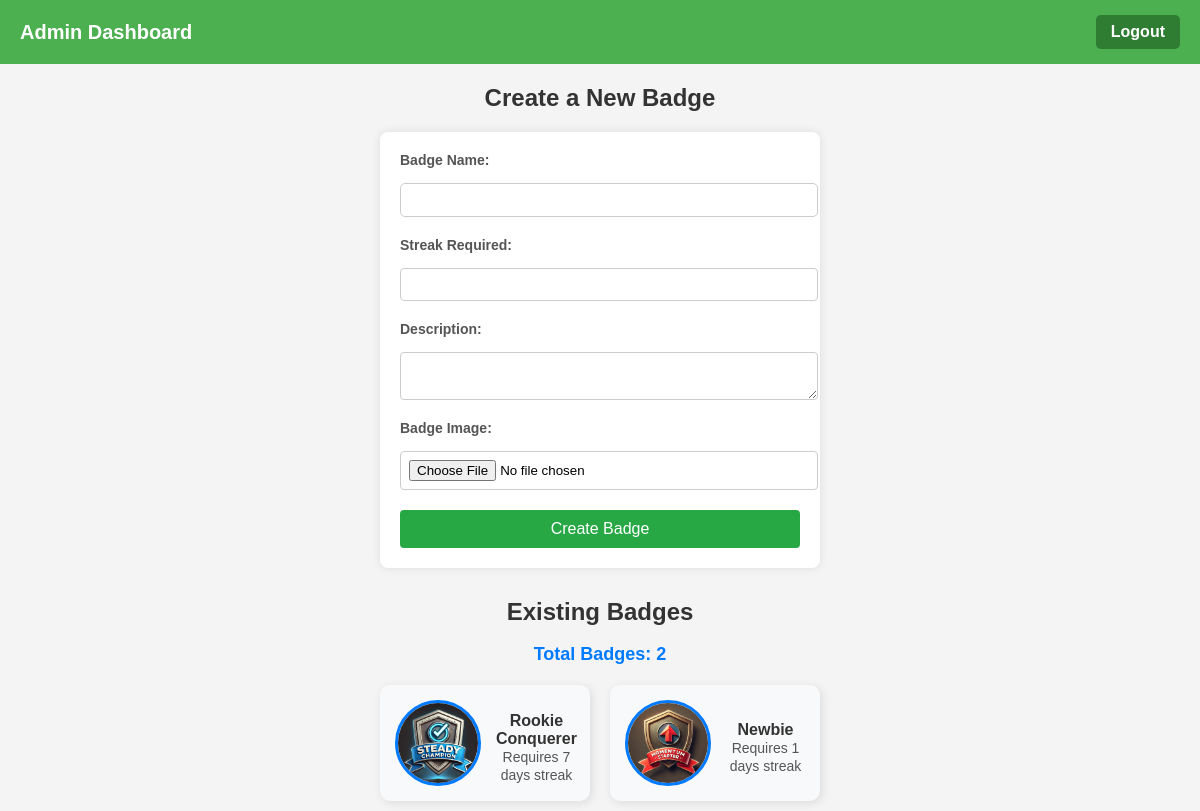
The app's page /admin_dashboard (signed in), older data.
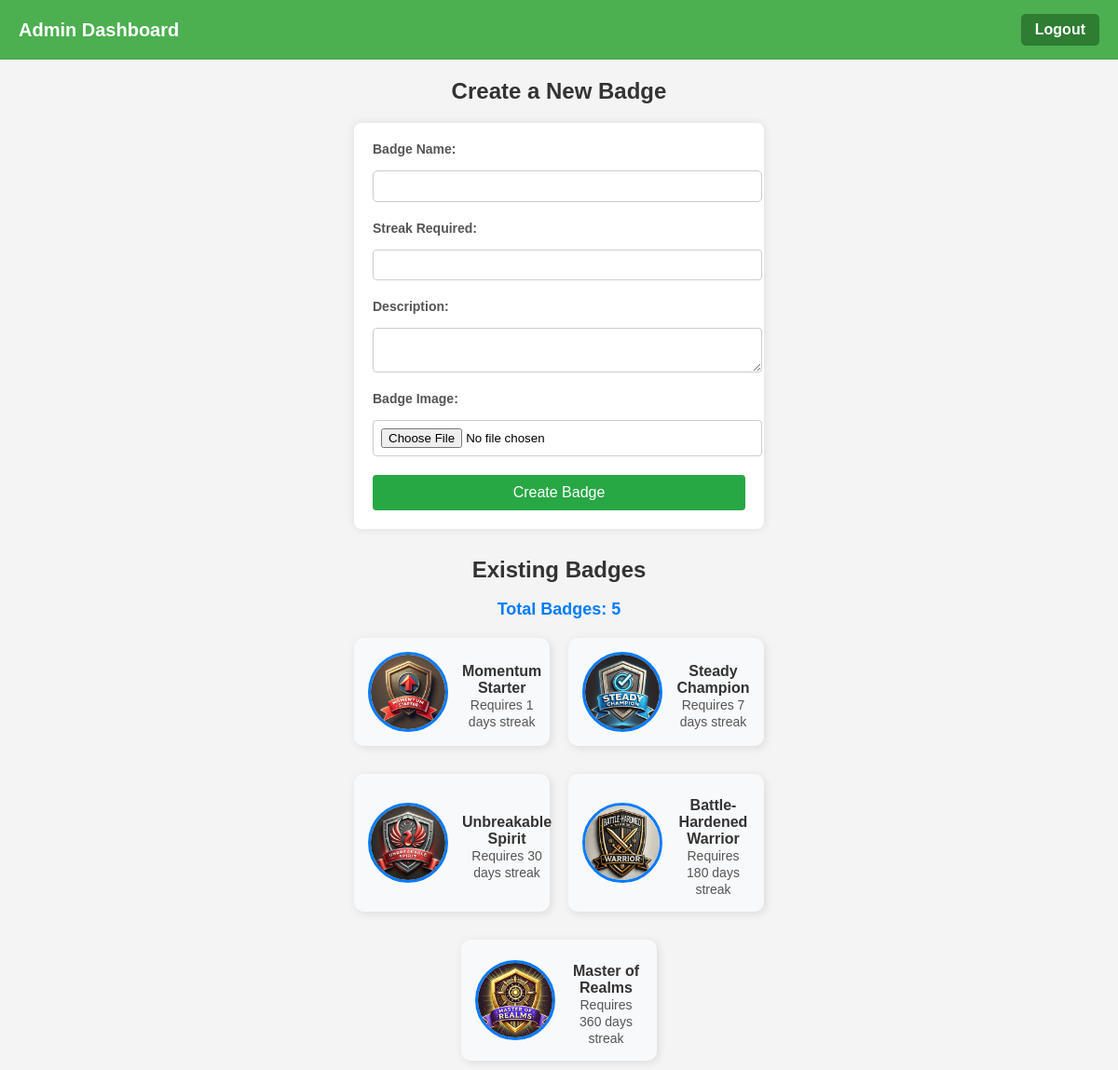
The same page, newer data.
### models.py (models this page shows)
class Badge(db.Model):
    id = db.Column(db.Integer, primary_key=True)
    name = db.Column(db.String(100), nullable=False, unique=True)  # Badge name
    description = db.Column(db.Text, nullable=True)  # Description
    streak_required = db.Column(db.Integer, nullable=False)  # Streak condition
    created_at = db.Column(db.DateTime, default=datetime.utcnow)
    image_filename = db.Column(db.String(255), nullable=False)

### routes.py (the view)
@main_bp.route('/admin_dashboard')
def admin_dashboard():
    if 'user_id' not in session or not session.get('is_admin'):
        flash("Access denied. Admins only!", "danger")
        return redirect(url_for('main.dashboard'))
    badges = Badge.query.all()
    return render_template('admin_dashboard.html', username=session['username'], badges=badges)

### templates/admin_dashboard.html (shortened to what this page needs)
<!DOCTYPE html>
<html lang="en">
  <head>
    <link
      rel="stylesheet"
      href="{{ url_for('static', filename='styles.css') }}"
    />
  </head>
  <body>
    <nav class="navbar">
      <div class="logo">
        <span class="app-name">Admin Dashboard</span>
      </div>
      <div class="nav-buttons">
        <a href="{{ url_for('main.logout') }}" class="btn btn-outline"
          >Logout</a
        >
      </div>
    </nav>
    <h2 id="badge-form-heading">Create a New Badge</h2>
    <form
      method="POST"
      action="{{ url_for('main.create_badge') }}"
      enctype="multipart/form-data"
      id="badge-form"
    >
      <label for="name" class="badge-label">Badge Name:</label>
      <input type="text" name="name" required class="badge-input" />
      <label for="streak_required" class="badge-label">Streak Required:</label>
      <input
        type="number"
        name="streak_required"
        required
        class="badge-input"
      />
      <label for="description" class="badge-label">Description:</label>
      <textarea name="description" class="badge-textarea"></textarea>
      <label for="badge_image" class="badge-label">Badge Image:</label>
      <input
        type="file"
        name="badge_image"
        accept="image/*"
        required
        class="badge-file-input"
      />
      <button type="submit" id="badge-submit-btn">Create Badge</button>
    </form>
    <h2 id="existing-badges-heading">Existing Badges</h2>
    <p id="total-badges">Total Badges: {{ badges|length }}</p>
    <ul id="badge-list">
      {% for badge in badges %}
      <li class="badge-item badge-{{ loop.index }}">
        <img
          src="{{ url_for('static', filename='badges/' ~ badge.image_filename) }}"
          alt="Badge Image"
          class="badge-image"
          id="badge-img-{{ loop.index }}"
        />
        <div class="badge-details">
          <strong class="badge-name" id="badge-name-{{ loop.index }}"
            >{{ badge.name }}</strong
          >
          <span class="badge-streak" id="badge-streak-{{ loop.index }}">
            Requires {{ badge.streak_required }} days streak
          </span>
        </div>
      </li>
      {% endfor %}
    </ul>
  </body>
</html>

### static/styles.css (style rules this page uses)
body { margin: 0; padding: 0; font-family: Arial, sans-serif; background-color: #f4f4f4; }
.navbar { display: flex; justify-content: space-between; align-items: center; background-color: #4CAF50; padding: 15px 20px; color: white; }
.logo { display: flex; align-items: center; }
.app-name { font-size: 20px; font-weight: bold; }
.nav-buttons .btn { text-decoration: none; color: white; background-color: #2e7d32; padding: 8px 15px; border-radius: 5px; margin-left: 10px; }
h2 { color: #333; margin-bottom: 15px; }
form { display: flex; flex-direction: column; gap: 10px; }
label { font-size: 14px; font-weight: bold; color: #555; text-align: left; }
input[type="text"] { padding: 8px; width: 100%; border: 1px solid #ccc; border-radius: 5px; font-size: 14px; }
button { padding: 8px 12px; width: 200px; border: none; border-radius: 5px; font-size: 14px; cursor: pointer; transition: 0.3s ease-in-out; }
.btn-outline { display: inline-block; padding: 8px 12px; text-decoration: none; border: 1px solid #ccc; border-radius: 5px; color: #333; background: white; transition: 0.3s; }
p { font-size: 14px; color: #444; margin-bottom: 15px; }
#badge-form-heading { text-align: center; color: #333; margin-bottom: 20px; }
#badge-form { max-width: 400px; margin: 0 auto; padding: 20px; background: #ffffff; border-radius: 8px; box-shadow: 0px 0px 10px rgba(0, 0, 0, 0.1); }
.badge-label { display: block; margin-bottom: 5px; font-weight: bold; }
.badge-input, .badge-textarea, .badge-file-input { width: 100%; padding: 8px; margin-bottom: 10px; border: 1px solid #ccc; border-radius: 4px; }
#badge-submit-btn { width: 100%; padding: 10px; background: #28a745; color: white; border: none; border-radius: 4px; cursor: pointer; font-size: 16px; }
#existing-badges-heading { text-align: center; color: #333; margin-top: 30px; }
#badge-list { list-style: none; padding: 0; max-width: 600px; margin: 0 auto; }
.badge-item { display: flex; align-items: center; background: #fff; margin-bottom: 10px; padding: 10px; border-radius: 5px; box-shadow: 0px 0px 5px rgba(0, 0, 0, 0.1); }
.badge-image { width: 50px; height: 50px; margin-right: 15px; border-radius: 5px; }
.badge-name { flex: 1; font-weight: bold; color: #333; }
.badge-streak { color: #666; font-size: 14px; }
.btn { display: inline-block; padding: 10px 20px; font-size: 16px; font-weight: bold; color: #fff; background-color: #4CAF50; border: none; border-radius: 5px; text-align: center; text-decoration: none; cursor: pointer; transition: background-color 0.3s, transform 0.2s; }
#badge-list { list-style: none; padding: 0; display: flex; flex-wrap: wrap; gap: 20px; justify-content: center; }
.badge-item { background: #f8f9fa; border-radius: 10px; padding: 15px; text-align: center; width: 180px; box-shadow: 2px 2px 10px rgba(0, 0, 0, 0.1); transition: transform 0.3s ease-in-out; }
.badge-image { width: 80px; height: 80px; border-radius: 50%; object-fit: cover; border: 3px solid #007bff; }
.badge-name { display: block; font-size: 16px; font-weight: bold; margin-top: 10px; color: #333; }
.badge-streak { font-size: 14px; color: #555; margin-top: 5px; }
#total-badges { font-size: 18px; font-weight: bold; color: #007bff; text-align: center; margin-bottom: 20px; }

Row changes from the older to the newer data that the page shows:
removed Badge: image_filename (picture), name "Rookie Conquerer", streak_required "7"
removed Badge: image_filename (picture), name "Newbie", streak_required "1"
added Badge: image_filename (picture), name "Momentum Starter", streak_required "1"
added Badge: image_filename (picture), name "Steady Champion", streak_required "7"
added Badge: image_filename (picture), name "Unbreakable Spirit", streak_required "30"
added Badge: image_filename (picture), name "Battle-Hardened Warrior", streak_required "180"
added Badge: image_filename (picture), name "Master of Realms", streak_required "360"
Text that changed along with them:
{{ badges|length }}: "2" → "5"
